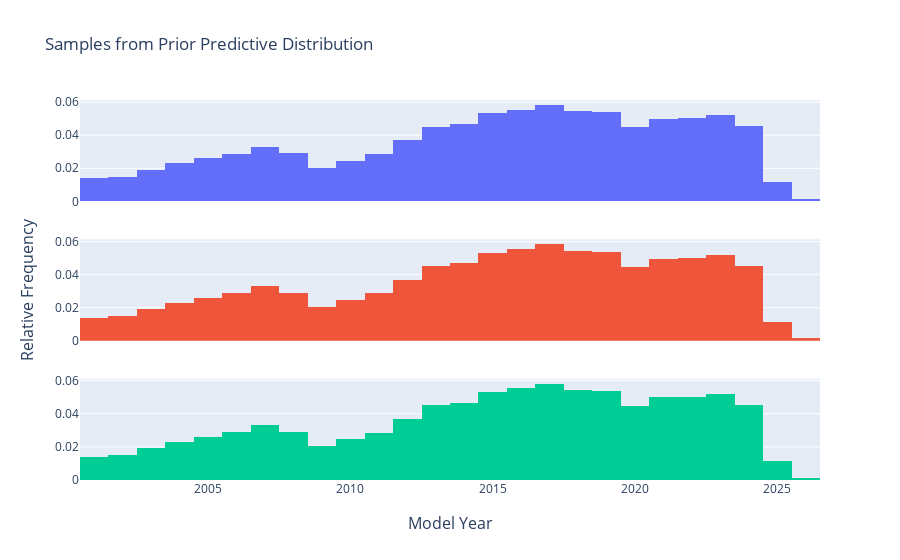

Source (notebook cell):
### Code cell
x = reg_4.select("model_year").collect().to_series().to_numpy()
num_samples = 3
fig = make_subplots(
    rows=num_samples, 
    shared_xaxes=True,
    x_title="Model Year",
    y_title="Relative Frequency"
)

for t in range(num_samples):
    row = t + 1
    y = prior_samples[t, :]
    # https://stackoverflow.com/questions/65910725/plotly-bar-chart-opacity-changes-with-longer-time-range
    # Plot later years
    fig.add_trace(
        go.Bar(
            x=x[x > 2000],
            y=y[x > 2000],
            orientation="v"  
        ),
        row=row,
        col=1
    )

fig.update_traces(marker_line_width = 0)

# https://stackoverflow.com/questions/56712486/how-to-hide-legend-with-plotly-express-and-plotly
fig.update_layout(
    barmode="overlay",
    bargap=0,
    showlegend=False,
    title="Samples from Prior Predictive Distribution"
)

fig.show()

### Figure 1 — Plotly figure (JSON) as saved in the notebook; plotly's stock layout.template omitted (floating-point values rounded to 4 significant figures)
{"data": [{"marker": {"line": {"width": 0}}, "orientation": "v", "type": "bar", "x": [2001, 2002, 2003, 2004, 2005, 2006, 2007, 2008, 2009, 2010, 2011, 2012, 2013, 2014, 2015, 2016, 2017, 2018, 2019, 2020, 2021, 2022, 2023, 2024, 2025, 2026], "xaxis": "x", "y": [0.01402, 0.01495, 0.01892, 0.02294, 0.02599, 0.02873, 0.03308, 0.02908, 0.02043, 0.02453, 0.02861, 0.03692, 0.04518, 0.04677, 0.05326, 0.05555, 0.05823, 0.05438, 0.05389, 0.04466, 0.04973, 0.05029, 0.05204, 0.04554, 0.01158, 0.001449], "yaxis": "y"}, {"marker": {"line": {"width": 0}}, "orientation": "v", "type": "bar", "x": [2001, 2002, 2003, 2004, 2005, 2006, 2007, 2008, 2009, 2010, 2011, 2012, 2013, 2014, 2015, 2016, 2017, 2018, 2019, 2020, 2021, 2022, 2023, 2024, 2025, 2026], "xaxis": "x2", "y": [0.01401, 0.01497, 0.01894, 0.02295, 0.026, 0.02873, 0.03302, 0.0291, 0.02046, 0.02455, 0.0286, 0.03689, 0.0452, 0.04676, 0.05325, 0.05556, 0.05832, 0.05437, 0.05383, 0.04465, 0.04971, 0.05028, 0.05202, 0.04554, 0.01158, 0.001445], "yaxis": "y2"}, {"marker": {"line": {"width": 0}}, "orientation": "v", "type": "bar", "x": [2001, 2002, 2003, 2004, 2005, 2006, 2007, 2008, 2009, 2010, 2011, 2012, 2013, 2014, 2015, 2016, 2017, 2018, 2019, 2020, 2021, 2022, 2023, 2024, 2025, 2026], "xaxis": "x3", "y": [0.01396, 0.01494, 0.01902, 0.02291, 0.02604, 0.02886, 0.03303, 0.02904, 0.02043, 0.02454, 0.0286, 0.03693, 0.04525, 0.04675, 0.05332, 0.05554, 0.0581, 0.05436, 0.0539, 0.04462, 0.04986, 0.05023, 0.05199, 0.04552, 0.01161, 0.001446], "yaxis": "y3"}], "layout": {"annotations": [{"font": {"size": 16}, "showarrow": false, "text": "Model Year", "x": 0.5, "xanchor": "center", "xref": "paper", "y": 0, "yanchor": "top", "yref": "paper", "yshift": -30}, {"font": {"size": 16}, "showarrow": false, "text": "Relative Frequency", "textangle": -90, "x": 0, "xanchor": "right", "xref": "paper", "xshift": -40, "y": 0.5, "yanchor": "middle", "yref": "paper"}], "bargap": 0, "barmode": "overlay", "showlegend": false, "title": {"text": "Samples from Prior Predictive Distribution"}, "xaxis": {"anchor": "y", "domain": [0, 1], "matches": "x3", "showticklabels": false}, "xaxis2": {"anchor": "y2", "domain": [0, 1], "matches": "x3", "showticklabels": false}, "xaxis3": {"anchor": "y3", "domain": [0, 1]}, "yaxis": {"anchor": "x", "domain": [0.7333, 1]}, "yaxis2": {"anchor": "x2", "domain": [0.3667, 0.6333]}, "yaxis3": {"anchor": "x3", "domain": [0, 0.2667]}}}
